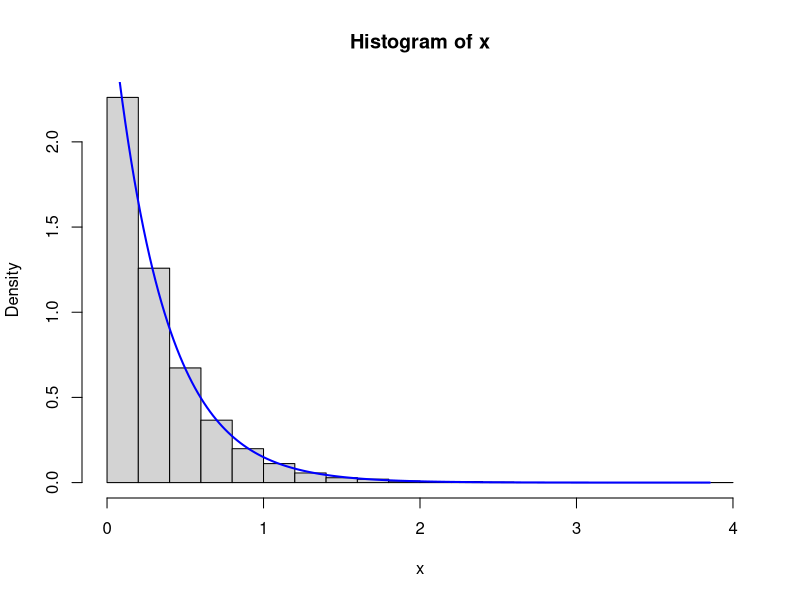

The R script that drew this image:
lambda <- 3
n <- 10000
random_inversa <- runif(n)
x <- -log(1-random_inversa)/lambda # Função da inversa
hist(x, prob=TRUE) # com o prob true assim o eixo y representa a densidsade

x_vals <- seq(0, max(x), length.out = 200) 
y_vals <- dexp(x_vals, rate = lambda)      
lines(x_vals, y_vals, col = "blue", lwd = 2)
